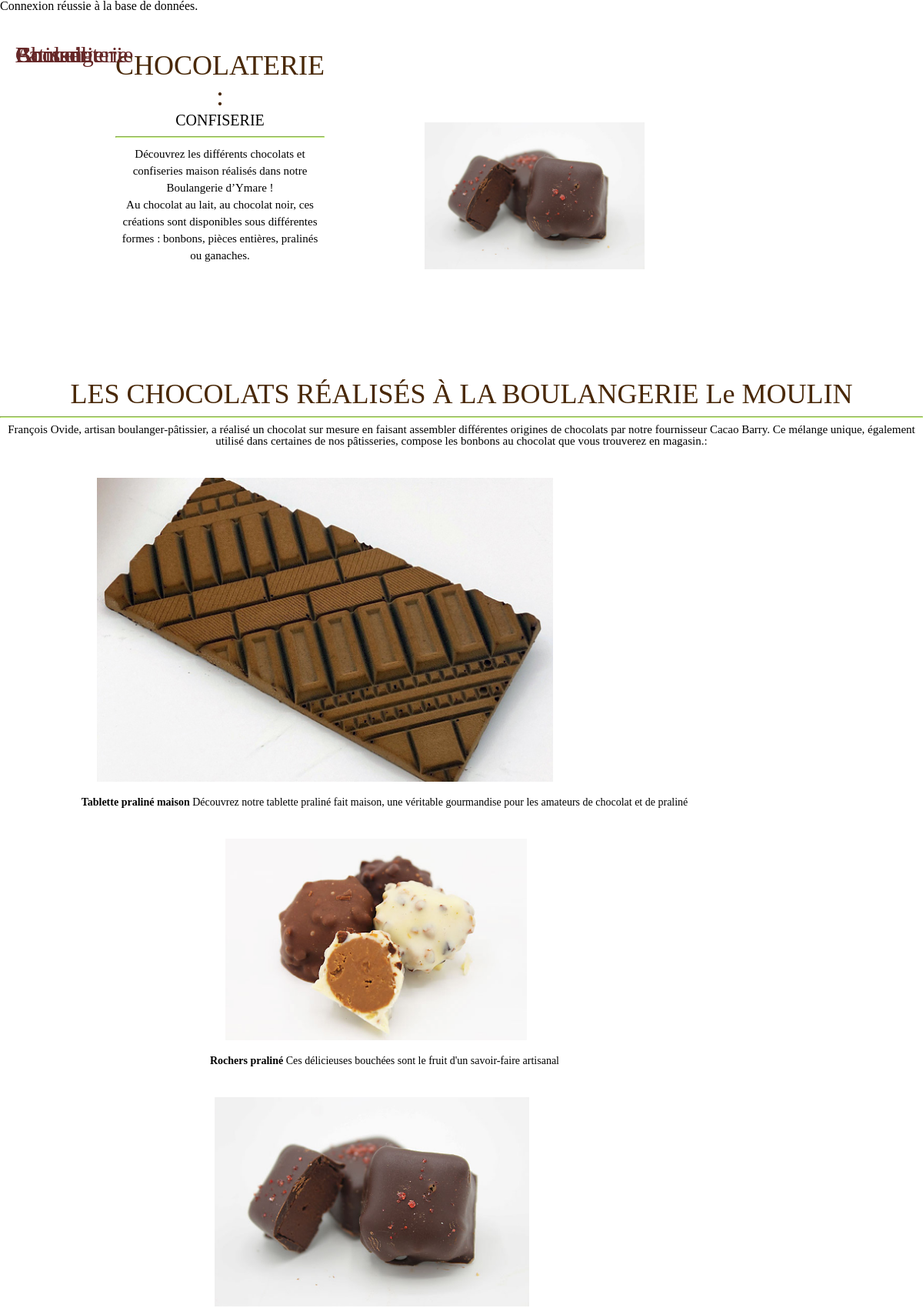
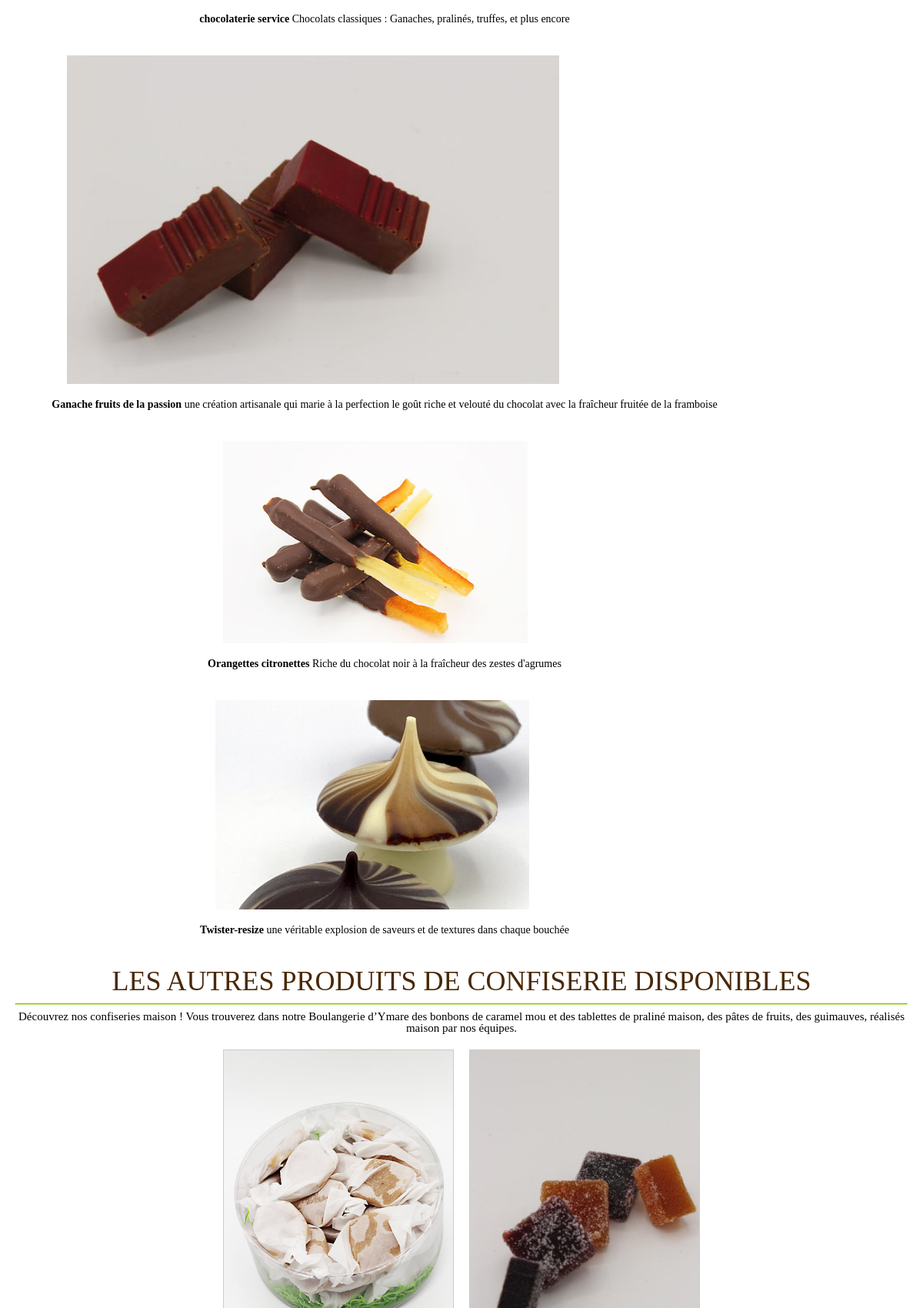
The page /pages/chocolaterie.php (upper part) on the database its author committed (2 pictures, top to bottom).
### tables this page shows
CREATE TABLE `produit` (
  `id` int(11) NOT NULL,
  `url_image` varchar(255) NOT NULL,
  `titre_image` varchar(255) NOT NULL,
  `description_image` varchar(255) NOT NULL,
  `id_categorie` int(11) NOT NULL
);

### pages/chocolaterie.php (the view, shortened to what this page needs)
<?php
    $serveur = "localhost";
    $utilisateur = "root";
    $mot_de_passe = "";
    $base_de_donnees = "boulangerie-patisserie";
    $connexion = mysqli_connect($serveur, $utilisateur,
    $mot_de_passe, $base_de_donnees);
?><!DOCTYPE html>
<html lang="en">
<head>
    <link rel="stylesheet" href="../styles/reset.css">
    <link rel="stylesheet" href="../styles/boulangerie.css">
</head>
<body>
    <header>
        <div class="contenairlien">
            <nav><a href="../index.php">Accueil</a></nav>
            <nav><a href="../pages/boulangerie.php">Boulangerie</a></nav>
            <nav><a href="../pages/chocolaterie.php">Chocolaterie</a></nav>
            <nav><a href="../pages/patisserie.php">Patisserie</a></nav>
            <nav><a href="../pages/formulaire.php">Contact</a></nav>
        </div>
   </header>
   <main>
        <div class="block1">
            <div class="text">
                <h1 class="titre">CHOCOLATERIE :</h1>
                <h4>CONFISERIE</h4>
                <hr>
                <p>Découvrez les différents chocolats et confiseries maison réalisés dans notre Boulangerie d’Ymare !</p>
                 <p>Au chocolat au lait, au chocolat noir, ces créations sont disponibles sous différentes formes :
                 bonbons, pièces entières, pralinés ou ganaches.</p>
            </div>
            <div class="images1intro">
                <img src="../images/imagesChocolaterie/chocolaterie_ganache-framboise.jpg" alt="images1intro">
            </div>
        </div>
        <section class="section-1">
            <h2>LES CHOCOLATS RÉALISÉS À LA BOULANGERIE le MOULIN</h2>
            <hr>
            <p class="paragraphe">François Ovide, artisan boulanger-pâtissier, a réalisé un chocolat sur mesure en faisant assembler différentes origines de chocolats par notre fournisseur Cacao Barry. Ce mélange unique, également utilisé dans
                 certaines de nos pâtisseries, compose les bonbons au chocolat que vous trouverez en magasin.:</p>
            <div class="imagesContenair1">
            <?php
                $sql = "SELECT * FROM produit INNER JOIN categorie ON categorie.id_categorie = produit.id_categorie
                WHERE categorie.id_categorie = 5;
                ";
                $produits = mysqli_query($connexion, $sql);
            ?>
            <?php if($produits) : ?>
                <?php foreach($produits as $produit) : ?>
                    <figure>
                        <img src="..<?php echo $produit['url_image'] ?>" alt="<?= $produit['titre_image'] ?>">
                        <figcaption><strong><?= $produit['titre_image'] ?></strong>
                        <?= $produit['description_image'] ?>
                        </figcaption>
                    </figure>
                <?php endforeach ?>
            <?php endif ?>
            </div>
         </section>
        <section class="section-2">
            <h2>LES AUTRES PRODUITS DE CONFISERIE DISPONIBLES</h2>
            <hr>
            <p>Découvrez nos confiseries maison ! Vous trouverez dans notre Boulangerie d’Ymare des bonbons de caramel mou et des tablettes de praliné maison, des pâtes de fruits,
                 des guimauves, réalisés maison par nos équipes.</p>
        <div class="imagesContenair2">
        <?php
            $sql = "SELECT * FROM produit INNER JOIN categorie ON categorie.id_categorie = produit.id_categorie
                WHERE categorie.id_categorie = 6;
                ";
                $produits = mysqli_query($connexion, $sql);
        ?>
            <?php if($produits) : ?>
                <?php foreach($produits as $produit) : ?>
                    <figure>
                        <img src="..<?php echo $produit['url_image'] ?>" alt="<?= $produit['titre_image'] ?>">
                    </figure>
                <?php endforeach ?>
            <?php endif ?>
       </section>
    </main>
</body>
</html>

### styles/boulangerie.css (style rules this page uses)
* { box-sizing: border-box; }
body { position: relative; font-family: "Roboto Serif", serif; padding-bottom: 20px; margin-bottom: 100px; }
main { margin-top: 20px; }
.contenairlien, a { display: flex; justify-content : space-around; position: fixed; margin-top: 20px; font-size: 30px; text-decoration: none; color: rgb(102, 40, 40); }
.adresse, a { flex: 1; padding: 0 20px; }
hr, strong { border-color: rgb(202,248,128); }
.block1 { display: flex; align-items: center; max-width: 100%; justify-content: center; margin-top: 80px; margin: 50px; }
.text { flex: 1; align-self: center; margin-left: 100px; margin-bottom: 100px; font-weight: 300; line-height: 1.1em; text-align: center; font-size: 20px; }
.images1intro { margin-left: 100px; margin-right: 210px; padding: 30px; }
.images1intro img { display: block; max-width: 80%; }
h1, h2 { font-weight: 500px; text-transform: capitalize ; font-size: 36px; font-weight: 300; color: #492807; line-height: 1.1em; text-align: center; font-family: "Roboto Serif", serif; }
.paragraphe, p { font-family: "Roboto Serif", serif; font-size: 15px; font-weight: 300px; text-align: center; }
strong { font-weight: bold; }
.imagesContenair1 { display: flex; flex-wrap: wrap; justify-content: center; gap: 20px; margin-top: 20px; }
.imagesContenair1 img { width: 60%; height: auto; display: block; margin: 20px; }
.imagesContenair1 figcaption { margin-top: 10px; font-size: 14px; text-align: center; margin-right: 200px; }
.section-2 { text-align: center; padding: 20px; margin-top: 20px; }
.imagesContenair2 { display: flex; flex-wrap: wrap; justify-content: center; gap: 20px; margin-top: 20px; }
.imagesContenair2 figure { width: 300px; margin: 0; }
.imagesContenair2 img { width: 100%; height: auto; display: block; border: 1px solid #ccc; }
main { max-width: 1400px; margin: 0 auto; display: flex; flex-direction: column; align-items: center; text-align: center; }

### pages/chocolaterie.php (style rules this page uses)
main { max-width: 1400px; margin: 0 auto; display: flex; flex-direction: column; align-items: center; text-align: center; }

### rows shown on the page
produit: url_image (picture), titre_image "Tablette praliné maison", description_image "Découvrez notre tablette praliné fait maison, une véritable gourmandise pour les amateurs de chocolat et de praliné"
produit: url_image (picture), titre_image "Rochers praliné", description_image "Ces délicieuses bouchées sont le fruit d'un savoir-faire artisanal"
produit: url_image (picture), titre_image "chocolaterie service", description_image "Chocolats classiques : Ganaches, pralinés, truffes, et plus encore"
produit: url_image (picture), titre_image "Ganache fruits de la passion", description_image "une création artisanale qui marie à la perfection le goût riche et velouté du chocolat avec la fraîcheur fruitée de la framboise"
produit: url_image (picture), titre_image "Orangettes citronettes", description_image "Riche du chocolat noir à la fraîcheur des zestes d'agrumes"
produit: url_image (picture), titre_image "Twister-resize", description_image "une véritable explosion de saveurs et de textures dans chaque bouchée"
produit: url_image+titre_image (picture)
produit: url_image (picture)
